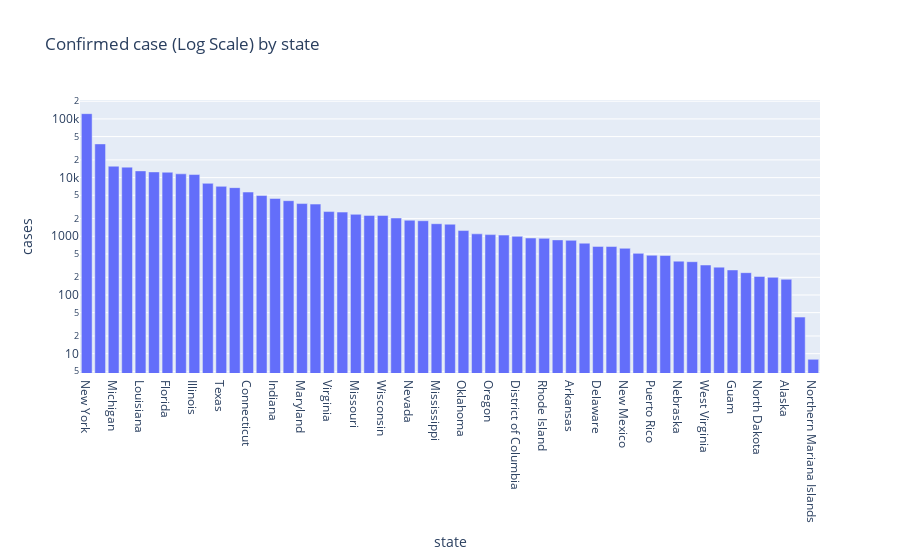

Notebook source saved alongside this figure:
### Code cell
fig2 = px.bar(df_state_c, x='state', y='cases', title = 'Confirmed case (Log Scale) by state', log_y=True)
fig2.show()

### Figure 1 — Plotly figure (JSON) as saved in the notebook; plotly's stock layout.template omitted (floating-point values rounded to 4 significant figures)
{"data": [{"alignmentgroup": "True", "hoverlabel": {"namelength": 0}, "hovertemplate": "state=%{x}<br>cases=%{y}", "legendgroup": "", "marker": {"color": "#636efa"}, "name": "", "offsetgroup": "", "orientation": "v", "showlegend": false, "textposition": "auto", "type": "bar", "x": ["New York", "New Jersey", "Michigan", "California", "Louisiana", "Massachusetts", "Florida", "Pennsylvania", "Illinois", "Washington", "Texas", "Georgia", "Connecticut", "Colorado", "Indiana", "Ohio", "Maryland", "Tennessee", "Virginia", "North Carolina", "Missouri", "Arizona", "Wisconsin", "South Carolina", "Nevada", "Alabama", "Mississippi", "Utah", "Oklahoma", "Idaho", "Oregon", "Kentucky", "District of Columbia", "Minnesota", "Rhode Island", "Iowa", "Arkansas", "Kansas", "Delaware", "New Hampshire", "New Mexico", "Vermont", "Puerto Rico", "Maine", "Nebraska", "Hawaii", "West Virginia", "Montana", "Guam", "South Dakota", "North Dakota", "Wyoming", "Alaska", "Virgin Islands", "Northern Mariana Islands"], "xaxis": "x", "y": [122911, 37505, 15635, 15076, 13010, 12500, 12342, 11589, 11276, 7984, 7094, 6742, 5675, 4950, 4411, 4043, 3609, 3538, 2637, 2585, 2367, 2269, 2267, 2049, 1880, 1841, 1638, 1605, 1252, 1101, 1068, 1048, 998, 935, 922, 868, 853, 763, 673, 669, 624, 512, 475, 470, 377, 369, 324, 298, 267, 240, 207, 200, 185, 42, 8], "yaxis": "y"}], "layout": {"barmode": "relative", "legend": {"tracegroupgap": 0}, "title": {"text": "Confirmed case (Log Scale) by state"}, "xaxis": {"anchor": "y", "domain": [0, 1], "title": {"text": "state"}}, "yaxis": {"anchor": "x", "domain": [0, 1], "title": {"text": "cases"}, "type": "log"}}}
